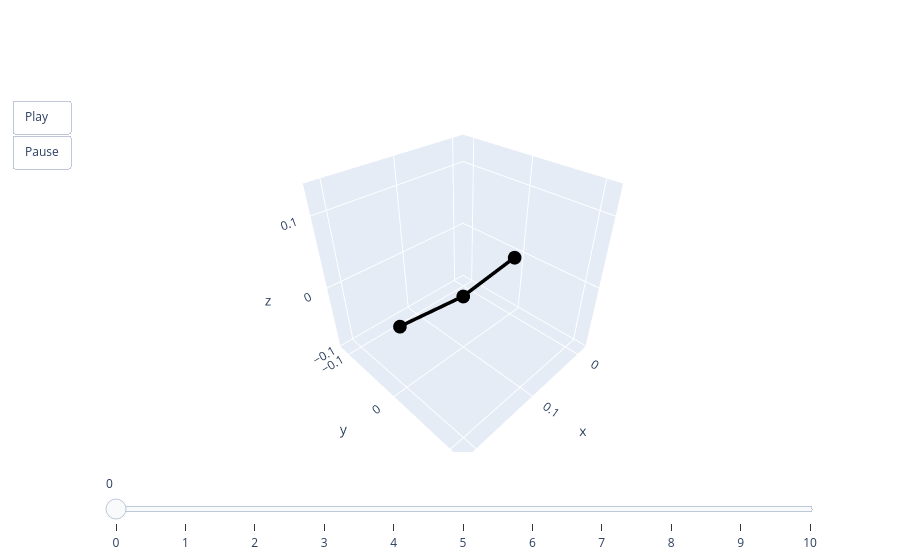

Notebook code for this chart:
### Code cell
from util import TestCase

valid = TestCase.from_npz("valid.npz")
lambdas = jnp.linspace(0.0, 1.0, valid.qs.shape[1])

base, aux, _ = get_base_rod()
rods = base.with_bc(valid.bc)
pred = rods.batch_solve(final_model, lambdas, aux, max_dt=5e-3, iters=5, ls_steps=10)[0]
animate(pred)

### Figure 1 — Plotly figure (JSON) as saved in the notebook; plotly's stock layout.template omitted (floating-point values rounded to 4 significant figures)
{"data": [{"line": {"color": "black", "width": 7}, "mode": "lines+markers", "type": "scatter3d", "x": [0, 0.09979, 0.2], "y": [0, -0.0007822, 0], "z": [0, -0.01331, 0]}], "layout": {"scene": {"aspectmode": "cube", "xaxis": {"autorange": false, "range": [-0.02, 0.22]}, "yaxis": {"autorange": false, "range": [-0.1207, 0.1193]}, "zaxis": {"autorange": false, "range": [-0.1017, 0.1383]}}, "sliders": [{"steps": [{"args": [["0"], {"frame": {"duration": 0, "redraw": true}, "mode": "immediate"}], "label": "0", "method": "animate"}, {"args": [["1"], {"frame": {"duration": 0, "redraw": true}, "mode": "immediate"}], "label": "1", "method": "animate"}, {"args": [["2"], {"frame": {"duration": 0, "redraw": true}, "mode": "immediate"}], "label": "2", "method": "animate"}, {"args": [["3"], {"frame": {"duration": 0, "redraw": true}, "mode": "immediate"}], "label": "3", "method": "animate"}, {"args": [["4"], {"frame": {"duration": 0, "redraw": true}, "mode": "immediate"}], "label": "4", "method": "animate"}, {"args": [["5"], {"frame": {"duration": 0, "redraw": true}, "mode": "immediate"}], "label": "5", "method": "animate"}, {"args": [["6"], {"frame": {"duration": 0, "redraw": true}, "mode": "immediate"}], "label": "6", "method": "animate"}, {"args": [["7"], {"frame": {"duration": 0, "redraw": true}, "mode": "immediate"}], "label": "7", "method": "animate"}, {"args": [["8"], {"frame": {"duration": 0, "redraw": true}, "mode": "immediate"}], "label": "8", "method": "animate"}, {"args": [["9"], {"frame": {"duration": 0, "redraw": true}, "mode": "immediate"}], "label": "9", "method": "animate"}, {"args": [["10"], {"frame": {"duration": 0, "redraw": true}, "mode": "immediate"}], "label": "10", "method": "animate"}]}], "updatemenus": [{"buttons": [{"args": [null, {"frame": {"duration": 50, "redraw": true}, "fromcurrent": true}], "label": "Play", "method": "animate"}, {"args": [[null], {"frame": {"duration": 0, "redraw": true}, "mode": "immediate"}], "label": "Pause", "method": "animate"}], "showactive": false, "type": "buttons"}]}}
